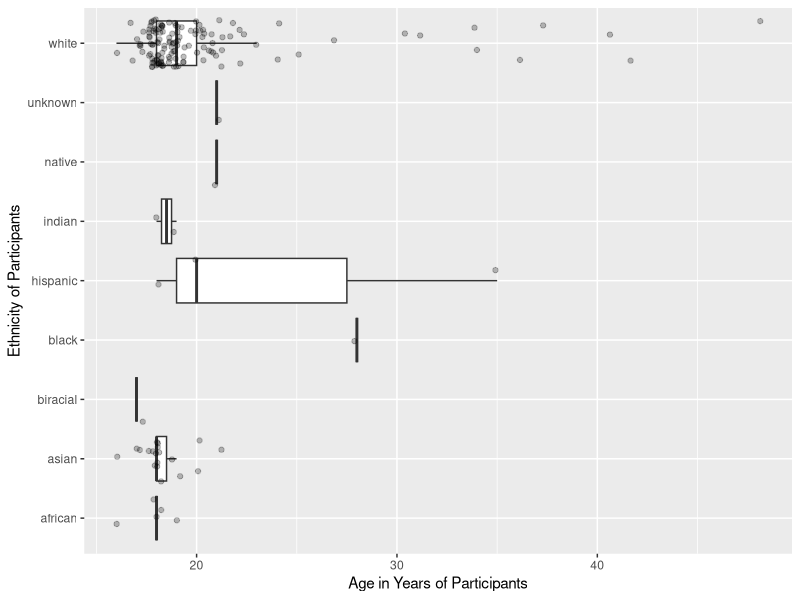
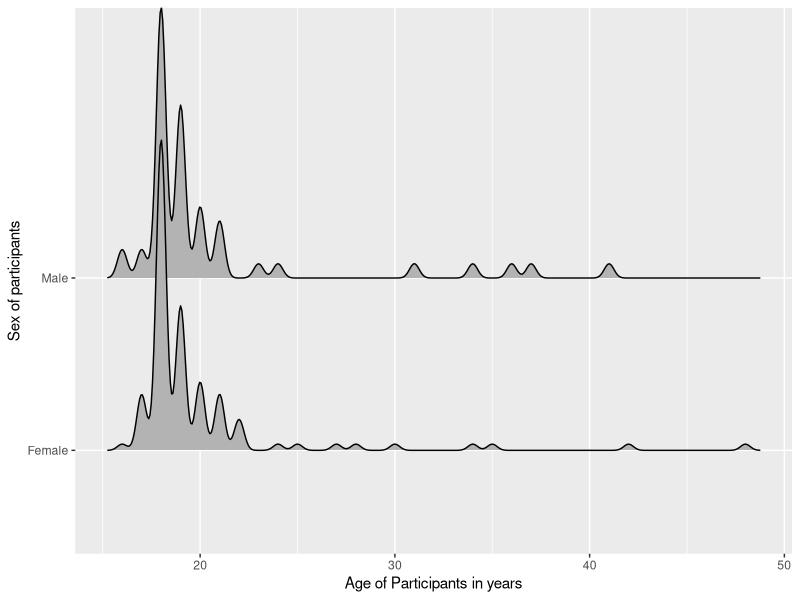

These figures' R source, in order:
## ---- chunk 1
#| output: FALSE
library(tidyverse)
library(here)
library(ggridges)
## ---- chunk 2
#| output: false
## reading in data
hiphop <- read.csv(here::here("supporting_artifacts", "Lab 3", "hiphop.csv"))
dim(hiphop)
str(hiphop)
## ---- chunk 3
hiphop <- hiphop |> 
  ## mutating vars to factors from characters, subject identifier to numeric
  mutate(sex = as.factor(sex),
         ethnic = as.factor(ethnic), 
         subj = str_replace_all(subj, "p", ""),
         subj = as.numeric(subj))
## ---- chunk 4
## Counting number of individual words in dataset 
hiphop |> 
  distinct(word, .keep_all = TRUE) |> 
  count()
## ---- chunk 5
## Changing ethnic variable to 2 options, white or non-white
hiphop <- hiphop |> 
  mutate(ethnic_binary = if_else(ethnic == "white", "white", "non-white"))
## ---- chunk 6
## counting number of ethnicities represented in dataset 
hiphop |> 
  select(ethnic) |> 
  distinct(c(ethnic), .keep_all = TRUE) |> 
  count()

## finding summary statistics of participants based on several variables
hiphop |> 
  select(c(sex, age, ethnic_binary)) |> 
  mutate(ethnic_binary = as.factor(ethnic_binary)) |> 
  summary()

## looking at demogaphic data of participants, exploring average age, percent of participants identifying as white, and percent identifying as male
hiphop |> 
  select(c(age, ethnic_binary, sex)) |>
  mutate(ethnic_binary = as.factor(ethnic_binary)) |> 
  summarise(mean(age), mean(as.numeric(ethnic_binary) - 1),
            mean(as.numeric(sex) - 1)) 
## ---- chunk 7
## creating box plot of participants by demographic identifiers 
hiphop |> 
  distinct(subj, .keep_all = TRUE) |> 
  ggplot(mapping = aes(x = ethnic, y = age)) + 
    geom_boxplot(outlier.shape = NA) +
  coord_flip() + 
  geom_jitter(alpha = .25) + 
  labs(y = "Age in Years of Participants", x = "Ethnicity of Participants")
  
## generating density plot of age and sex of participants 
hiphop |> 
  ggplot(mapping = aes(x = age, y = sex)) + 
  geom_density_ridges() +
  labs(x = "Age of Participants in years", y = "Sex of participants")
## ---- chunk 8
hiphop |>  
  filter(age < 20) |> 
  group_by(word) |> 
  summarise(mean_familiarity = mean(familiarity)) |> 
  slice_max(order_by = mean_familiarity)

hiphop |>  
  filter(age < 20) |> 
  group_by(word) |> 
  summarise(mean_familiarity = mean(familiarity)) |> 
  slice_min(order_by = mean_familiarity)
## ---- chunk 9
hiphop |>  
  filter(sex == "Female", 
         ethnic != "white") |> 
  group_by(word) |> 
  summarise(mean_familiarity = mean(familiarity)) |> 
  slice_max(order_by = mean_familiarity)

hiphop |>  
  filter(sex == "Female", 
         ethnic != "white") |> 
  group_by(word) |> 
  summarise(mean_familiarity = mean(familiarity)) |> 
  slice_min(order_by = mean_familiarity)
## ---- chunk 10
hiphop |>  
  filter(sex == "Male", 
         ethnic == "white", 
         age >= 30) |> 
  group_by(word) |> 
  summarise(mean_familiarity = mean(familiarity)) |> 
  slice_max(order_by = mean_familiarity)

hiphop |>  
  filter(sex == "Male", 
         ethnic == "white", 
         age >= 30) |> 
  group_by(word) |> 
  summarise(mean_familiarity = mean(familiarity)) |> 
  slice_min(order_by = mean_familiarity)
## ---- chunk 11
hiphop |> 
  filter(age >= 17, 
         age <= 23, 
         city >= 10000, 
         city <= 60000, 
         sex == "Male") |>
  arrange(desc(bieber))
